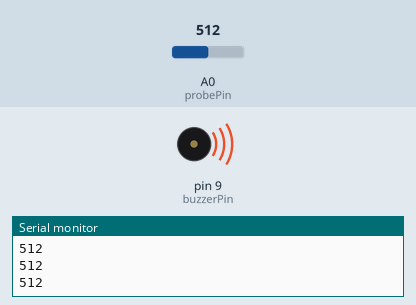
Simulated run of this sketch. Board: Arduino Uno, built with avr-gcc and run on an emulated ATmega328P. On the bench: buzzer (waves = sounding), the last lines printed to the serial monitor. The inputs (shaded band) are chosen by the test bench; at power-on: A0 (probePin) = 512.

Above: at 1.2 s.
1.3 s: A0 (probePin) set to 17
At 2.3 s:
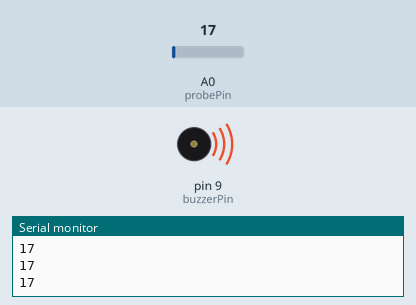
2.8 s: A0 (probePin) set to 13
At 3.4 s:
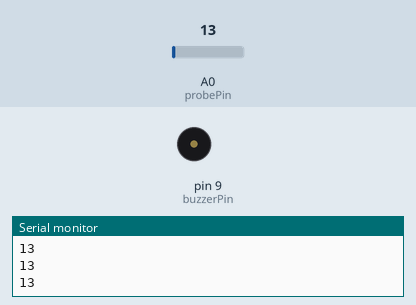
4.3 s: A0 (probePin) set to 122
At 5.5 s:
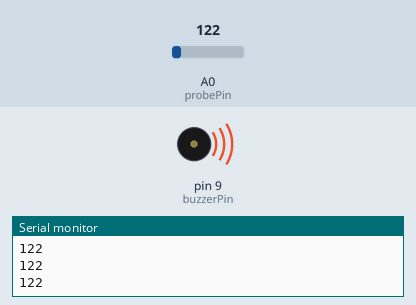
5.8 s: A0 (probePin) set to 5
At 6.9 s:
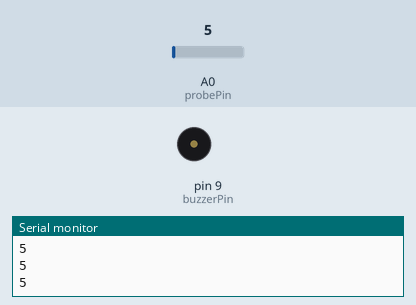
Timing chart, 0 to 8.3 s (numbered marks = the images above; inputs shaded):
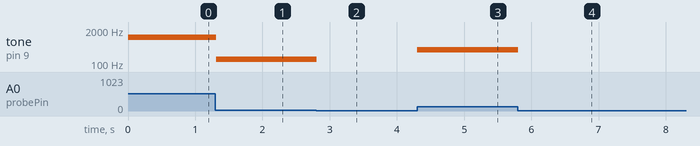

Measured:
- the behaviour switches between 16 and 15 on A0 (probePin) (found by bisection; images 1 and 2)
- after the input at 1.3 s, tone on pin 9 (buzzerPin): 1061 Hz → 151 Hz at once
- after the input at 2.8 s, tone on pin 9 (buzzerPin): 151 Hz → silent at once
- after the input at 4.3 s, tone on pin 9 (buzzerPin): silent → 344 Hz at once
- after the input at 5.8 s, tone on pin 9 (buzzerPin): 344 Hz → silent at once

The sketch:

IEEE_Arduino_B26.ino
```cpp
const int trackPowerPin = 2;
const int probePin = A0;
const int buzzerPin = 9;

// Adjust these after testing your graphite strip.
const int silenceThreshold = 15;
const int minPitch = 150;
const int maxPitch = 2000;

void setup() {
  digitalWrite(trackPowerPin, LOW);
  pinMode(trackPowerPin, OUTPUT);

  Serial.begin(9600);
}

void loop() {
  // Power the graphite track and allow it to settle.
  digitalWrite(trackPowerPin, HIGH);
  delayMicroseconds(1000);

  // Discard the first reading, then measure.
  analogRead(probePin);
  int reading = analogRead(probePin);

  // Switch off track power between measurements.
  digitalWrite(trackPowerPin, LOW);

  Serial.println(reading);

  if (reading <= silenceThreshold) {
    noTone(buzzerPin);
  } else {
    int pitch = map(
      reading,
      silenceThreshold + 1,
      1023,
      minPitch,
      maxPitch
    );

    tone(buzzerPin, pitch);
  }

  delay(10);
}
```
